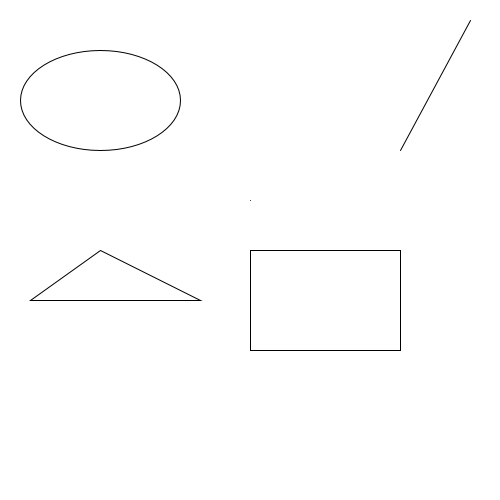
Frame 1 (no input)
Frame 60 (the mouse pressed at the canvas centre just before this capture): identical to frame 1, image omitted
Frame 120 (the mouse held since frame 60 and released just before this capture): identical to frame 1, image omitted

The Processing sketch that drew this single still picture (run headless with seeded random() and noise(); from frame 60 on, the mouse is pressed at the canvas centre):

// Processing sketch: ejemplo_03_primitivas
// ── ejemplo_03_primitivas.pde
void setup() {
  size(500, 500);
}


void draw() {
  background(255);
  rect(250, 250, 150, 100);
  ellipse(100, 100, 160, 100);
  triangle(30,300,100,250,200,300); // para definir un triangulo, defino tres pares de numeros, que son las coordenadas en x e y de cada uno de los vertices
  line(400,150,470,20); // para definir una linea recta, defino dos puntos
  point(250,200); // un punto, lleva solo una coordenada x y una coordenada y
}
